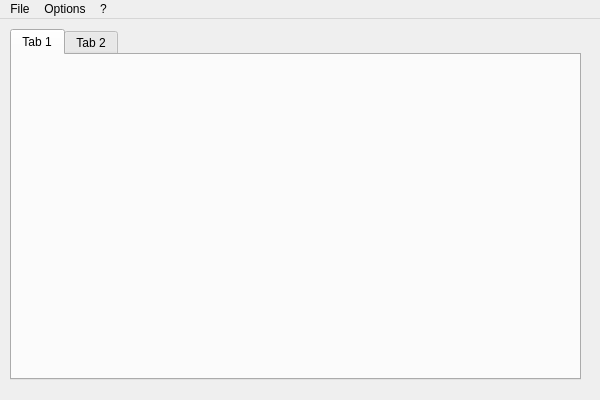
<?xml version="1.0" encoding="UTF-8"?>
<ui version="4.0">
 <class>MainWindow</class>
 <widget class="QMainWindow" name="MainWindow">
  <property name="geometry">
   <rect>
    <x>0</x>
    <y>0</y>
    <width>600</width>
    <height>400</height>
   </rect>
  </property>
  <property name="windowTitle">
   <string>PE File analyser by Cr15pyBac0n</string>
  </property>
  <widget class="QWidget" name="centralWidget">
   <widget class="QTabWidget" name="tabWidget">
    <property name="geometry">
     <rect>
      <x>10</x>
      <y>10</y>
      <width>571</width>
      <height>351</height>
     </rect>
    </property>
    <property name="currentIndex">
     <number>0</number>
    </property>
    <widget class="QWidget" name="tab">
     <attribute name="title">
      <string>Tab 1</string>
     </attribute>
    </widget>
    <widget class="QWidget" name="tab_2">
     <attribute name="title">
      <string>Tab 2</string>
     </attribute>
    </widget>
   </widget>
  </widget>
  <widget class="QMenuBar" name="menuBar">
   <property name="geometry">
    <rect>
     <x>0</x>
     <y>0</y>
     <width>600</width>
     <height>21</height>
    </rect>
   </property>
   <widget class="QMenu" name="menuFile">
    <property name="title">
     <string>File</string>
    </property>
    <addaction name="actionOpen"/>
    <addaction name="actionQuit"/>
   </widget>
   <widget class="QMenu" name="menuOptions">
    <property name="title">
     <string>Options</string>
    </property>
   </widget>
   <widget class="QMenu" name="menu">
    <property name="title">
     <string>?</string>
    </property>
   </widget>
   <addaction name="menuFile"/>
   <addaction name="menuOptions"/>
   <addaction name="menu"/>
  </widget>
  <action name="actionOpen">
   <property name="text">
    <string>Open</string>
   </property>
  </action>
  <action name="actionQuit">
   <property name="text">
    <string>Quit</string>
   </property>
  </action>
 </widget>
 <layoutdefault spacing="6" margin="11"/>
 <resources/>
 <connections/>
</ui>
